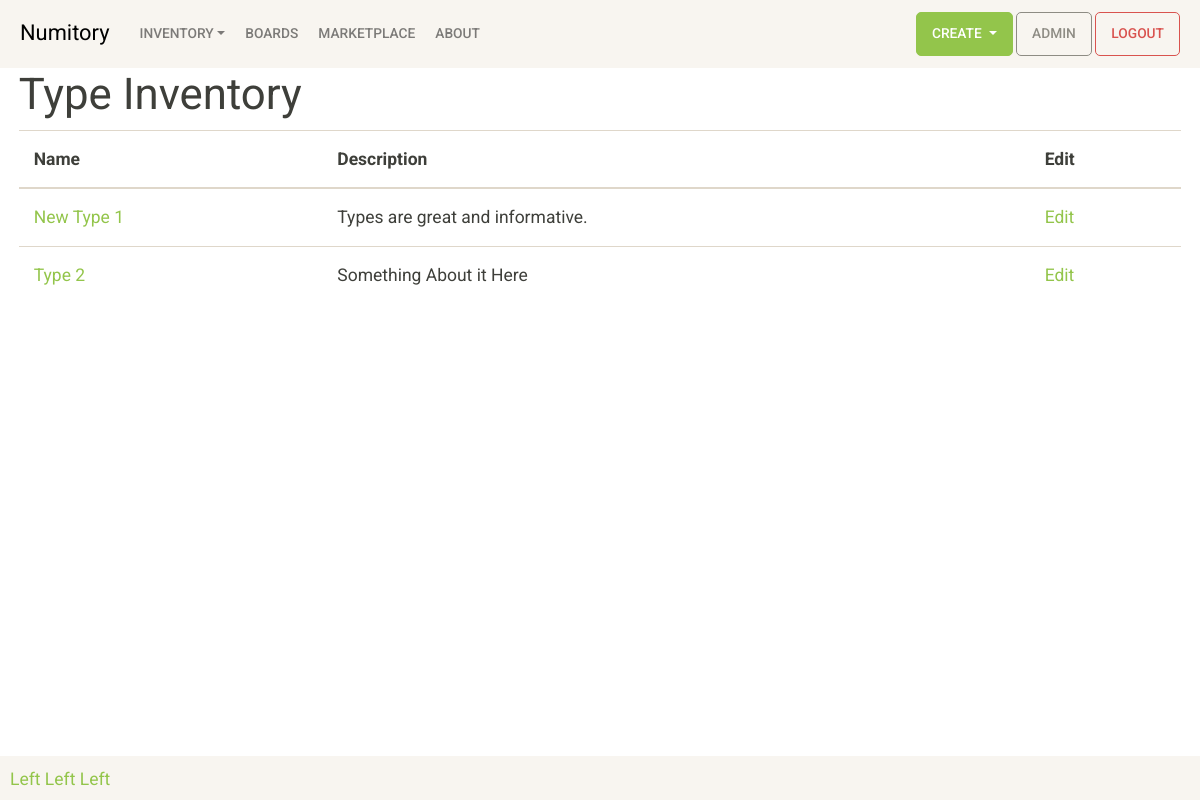
The page /inventory/type/ (signed in) on the database as committed earlier.
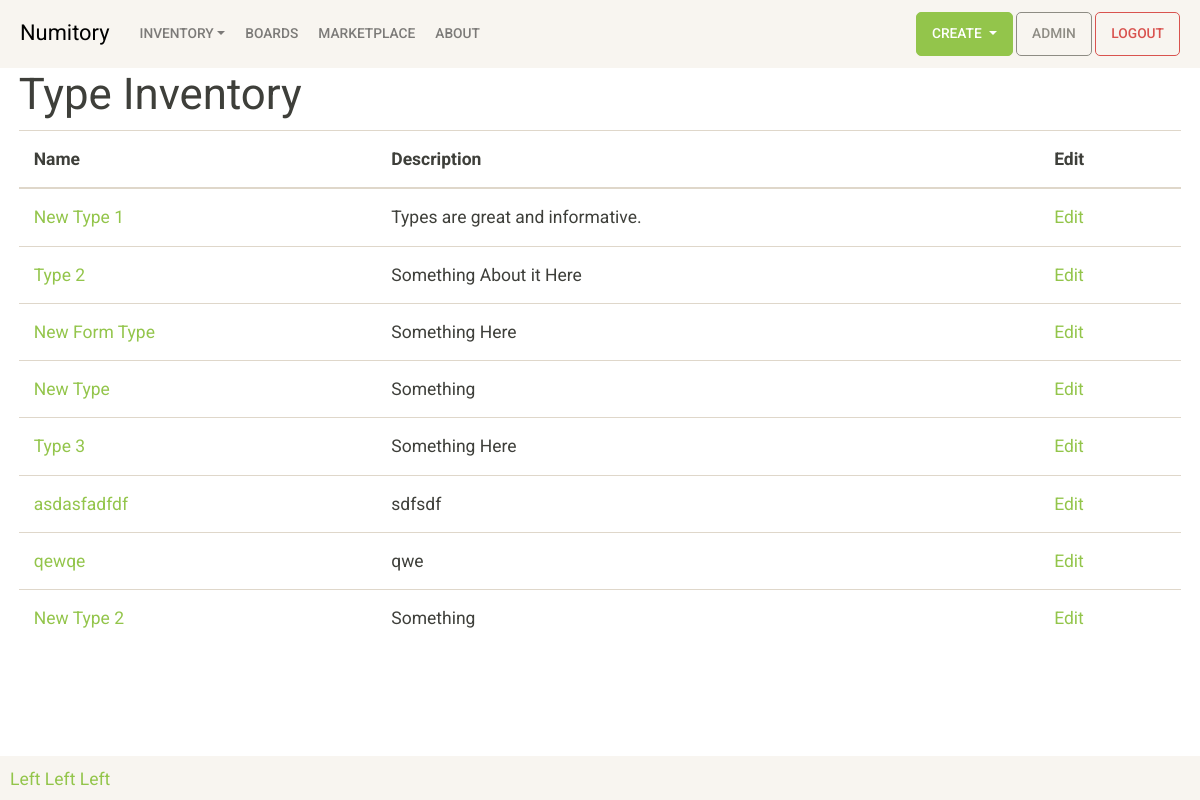
The same page on the database as committed later.
### inventory/models.py (models this page shows, shortened)
class Type(models.Model):
    type_name = models.CharField(max_length=100, unique=True)
    type_desc = models.CharField(max_length=250)
    created = models.DateTimeField(auto_now_add=True)
    user = models.ForeignKey(User, on_delete=models.CASCADE)
    recycled = models.BooleanField(default=False)

### inventory/views.py (the view)
# urls.py: path('type/', views.typeinv, name='typeinv'),
def typeinv(request):
    types = Type.objects.filter(user=request.user)
    return render(request, 'inventory/typeinv.html', {'types': types})

### inventory/templates/inventory/typeinv.html
{% extends 'inventory/base.html' %}
{% block content %}
    <h1>Type Inventory</h1>
    <table class="table">
        <thead>
            <tr>
                <th scope="col">Name</th>
                <th>Description</th>
                <th>Edit</th>
            </tr>
        </thead>
        <tbody>
            {% for type in types %}
            <tr>
                <td>
                    <a href="{% url 'inventory:typeitems' type.id %}">
                        {{ type.type_name }}
                    </a>
                </td>
                <td>{{ type.type_desc }}</td>
                <td>
                    <a href="{% url 'inventory:typedetail' type.id %}">
                        Edit
                    </a>
                </td>
            </tr>
            {% endfor %}
        </tbody>
    </table>
{% endblock content %}

Rows that differ between the two databases and show on the page:
added Type: type_name "New Form Type", type_desc "Something Here"
added Type: type_name "New Type", type_desc "Something"
added Type: type_name "Type 3", type_desc "Something Here"
added Type: type_name "asdasfadfdf", type_desc "sdfsdf"
added Type: type_name "qewqe", type_desc "qwe"
added Type: type_name "New Type 2", type_desc "Something"
